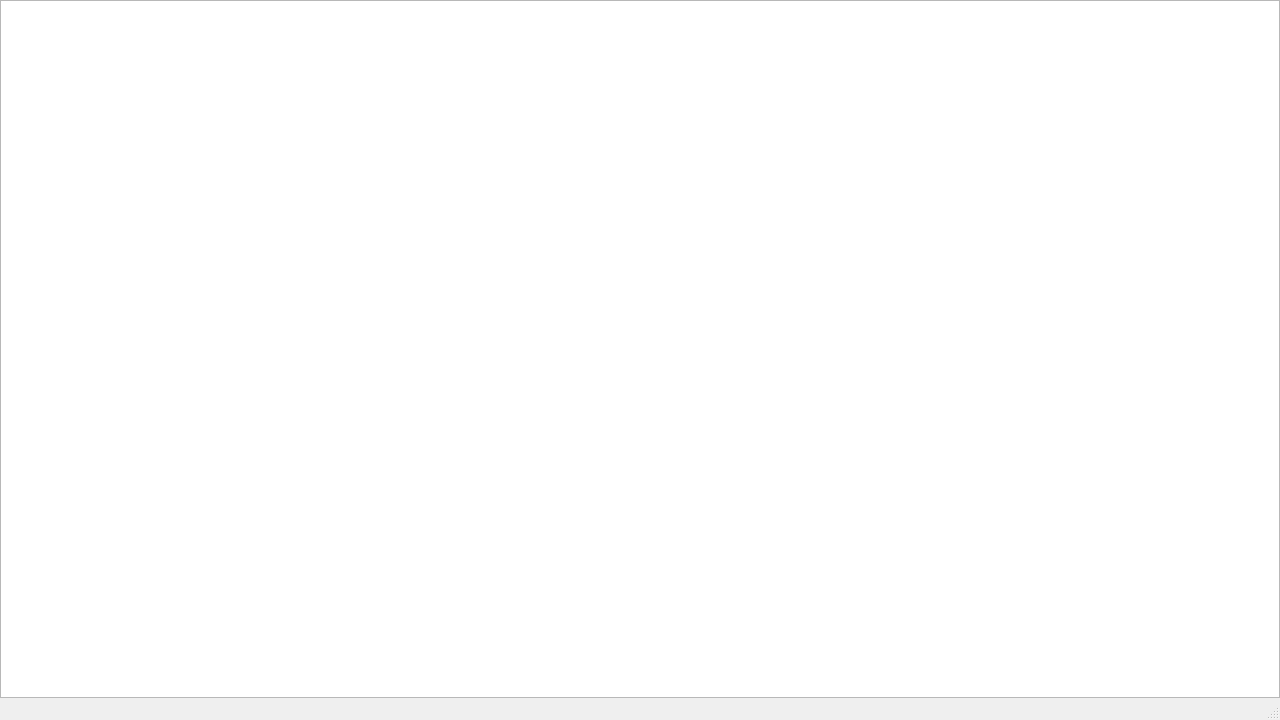
<?xml version="1.0" encoding="UTF-8"?>
<ui version="4.0">
 <class>mainWindowClass</class>
 <widget class="QMainWindow" name="mainWindowClass">
  <property name="geometry">
   <rect>
    <x>0</x>
    <y>0</y>
    <width>1280</width>
    <height>720</height>
   </rect>
  </property>
  <property name="windowTitle">
   <string>mainWindow</string>
  </property>
  <widget class="QWidget" name="centralWidget">
   <property name="enabled">
    <bool>true</bool>
   </property>
   <property name="sizePolicy">
    <sizepolicy hsizetype="Expanding" vsizetype="Expanding">
     <horstretch>0</horstretch>
     <verstretch>0</verstretch>
    </sizepolicy>
   </property>
   <property name="sizeIncrement">
    <size>
     <width>0</width>
     <height>0</height>
    </size>
   </property>
   <property name="baseSize">
    <size>
     <width>0</width>
     <height>0</height>
    </size>
   </property>
   <property name="acceptDrops">
    <bool>false</bool>
   </property>
   <layout class="QGridLayout" name="gridLayout">
    <property name="leftMargin">
     <number>0</number>
    </property>
    <property name="topMargin">
     <number>0</number>
    </property>
    <property name="rightMargin">
     <number>0</number>
    </property>
    <property name="bottomMargin">
     <number>0</number>
    </property>
    <property name="spacing">
     <number>0</number>
    </property>
    <item row="0" column="0">
     <widget class="QGraphicsView" name="graphicsView"/>
    </item>
   </layout>
  </widget>
  <widget class="QMenuBar" name="menuBar">
   <property name="geometry">
    <rect>
     <x>0</x>
     <y>0</y>
     <width>1280</width>
     <height>22</height>
    </rect>
   </property>
  </widget>
  <widget class="QStatusBar" name="statusBar"/>
 </widget>
 <layoutdefault spacing="6" margin="11"/>
 <resources>
  <include location="mainWindow.qrc"/>
 </resources>
 <connections/>
</ui>
